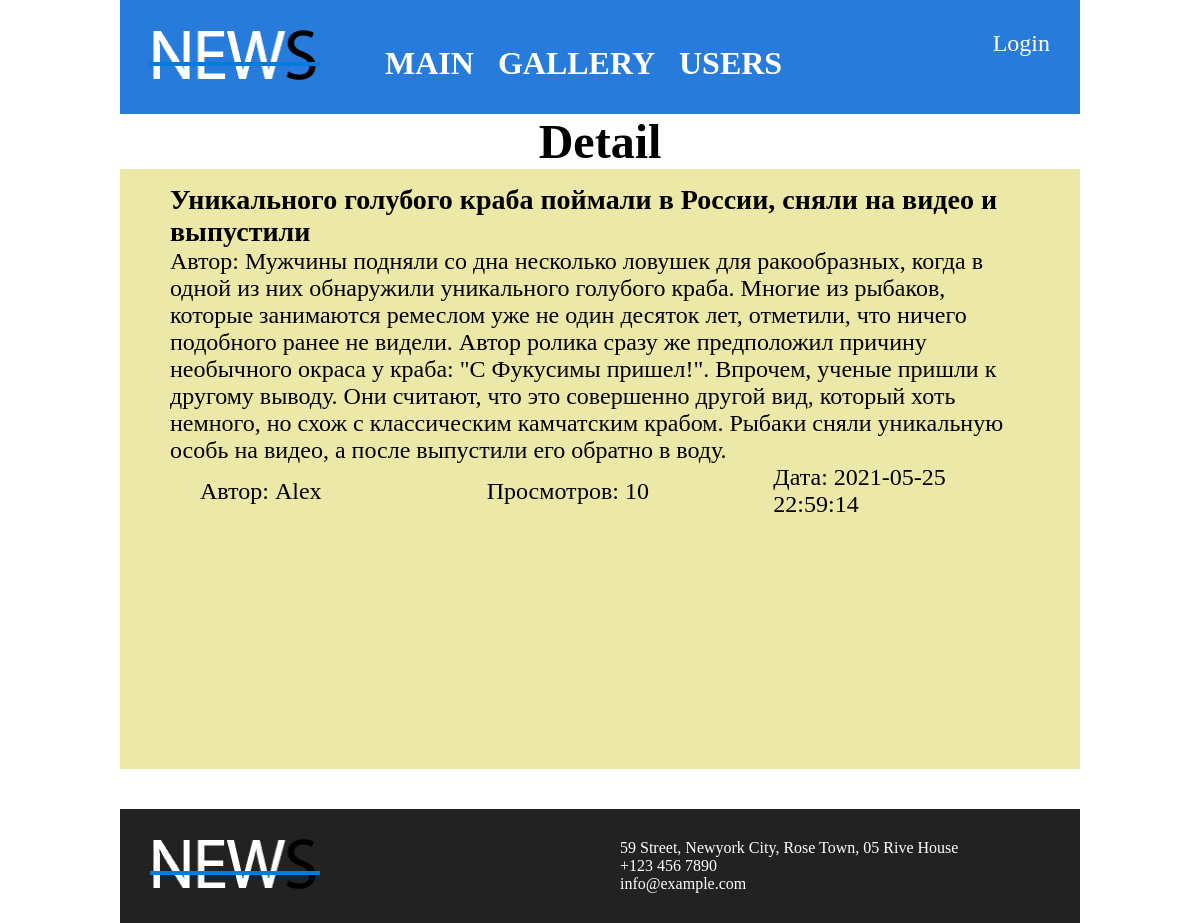
Page /articles/detail.php?category=2&post=7 on the committed database.
### tables this page shows
CREATE TABLE IF NOT EXISTS `posts` (
  `id` int(11) NOT NULL,
  `active` tinyint(1) NOT NULL,
  `title` varchar(250) NOT NULL,
  `code` varchar(250) NOT NULL,
  `content` text NOT NULL,
  `category_id` int(11) NOT NULL,
  `author_id` int(11) NOT NULL,
  `date` datetime NOT NULL
);

CREATE TABLE IF NOT EXISTS `authors` (
  `id` int(11) NOT NULL,
  `name` varchar(250) NOT NULL
);

### articles/News.php (called while the page is built, shortened)
<?php
class News {
    public $servername = 'localhost';
    public $username = 'root';
    public $password = '';
    public $dbname = 'news';
    function general($sql) {
        $conn = new mysqli($this->servername, $this->username, $this->password, $this->dbname);
        $string = $conn->query($sql);
        return $string;
    }
    function getPost($table, $id) {
        $sql = "SELECT * FROM $table WHERE id = $id";
        $string = $this->general($sql);
        if($string) {
            $result = $string->fetch_assoc();
            return $result;
        }
    }
    function getAuthor($id) {
        $sql = "SELECT name FROM authors WHERE id = $id";
        $string = $this->general($sql);
        $result = $string->fetch_assoc();
        $result = $result['name'];
        return $result;
    }
}
?>

### articles/detail.php (the view, shortened to what this page needs)
<?php
require_once './header.php';
require_once './News.php';
?>
<h2>Detail</h2>
<div class="content">
    <div class="main_posts">
    <?php
    $news = new News();
    $post = $news->getPost('posts', $_GET['post']);
    $author = $news->getAuthor($post['author_id']); ?>
        <table class="main_post_path">
            <tr>
                <td colspan="3">
                    <?= $post['title'] ?>
                </td>
            </tr>
            <tr>
                <td colspan="3">Автор: <?= $post['content'] ?></td>
            </tr>
            <tr>
                <td>Автор: <?= $author ?></td>
                <td>Просмотров: <?= $post['active'] ?></td>
                <td>Дата: <?= $post['date'] ?></td>
            </tr>
        </table>
    </div>
</div>
<?php require_once './footer.php' ?>

### articles/style.css (style rules this page uses)
* { margin: 0; padding: 0; }
html, body { height: 100%; }
h2 { text-align: center; font-size: 48px; }
.content { display: flex; font-size: 24px; height: 600px; }
.main_posts { width: calc(80% - 15px); background-color: rgb(236, 232, 167); margin-left: 30px; padding: 0 10px; display: flex; flex-direction: column; min-height: 100%; }
table { width: 100%; border-collapse: collapse; margin: 15px 0; }
td { width: 33.33%; }
tr:nth-child(1) td { font-size: 28px; font-weight: 700; }
tr:nth-child(3) td { padding: 0 30px; }

### articles/detail.php (style rules this page uses)
.main_posts { width: 100%; margin-left: 0; padding: 0 50px; }

### rows in the picture
posts: title "Уникального голубого краба поймали в России, сняли на видео и выпустили", content "Мужчины подняли со дна несколько ловушек для ракообразных, когда в одной из них обнаружили уникального голубого краба. Многие из рыбаков, которые занимаются ремеслом уже не один десяток лет, отметили, что ничего подобного ранее не видели. Автор ролика сразу же предположил причину необычного окраса у краба: \"С Фукусимы пришел!\". Впрочем, ученые пришли к другому выводу. Они считают, что это совершенно другой вид, который хоть немного, но схож с классическим камчатским крабом. Рыбаки сняли уникальную особь на видео, а после выпустили его обратно в воду.", author.name "Alex", active "10", date "2021-05-25 22:59:14"
